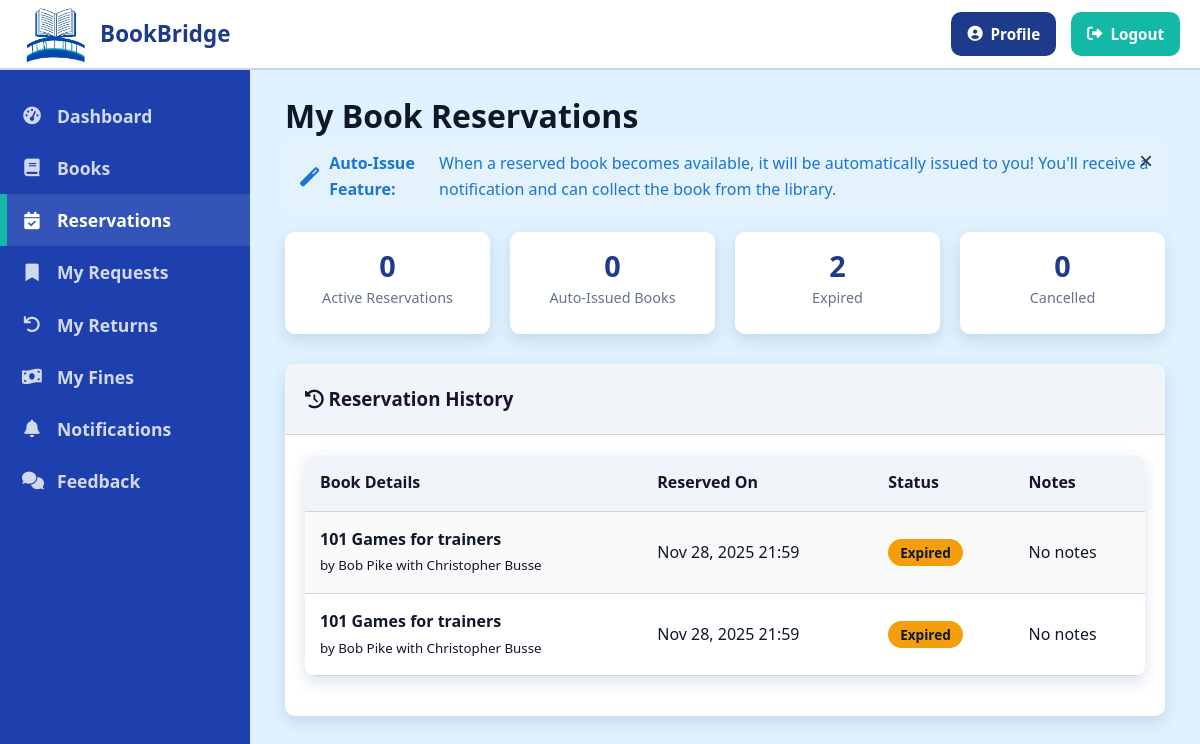
/student/reservations.php (signed in), run on the app's committed database.
### tables this page shows
CREATE TABLE `fulfilled_bookrequests` (
  `id` int(11) NOT NULL,
  `book_id` int(11) NOT NULL,
  `user_id` int(11) NOT NULL,
  `reservation_date` timestamp NOT NULL DEFAULT current_timestamp(),
  `status` enum('active','fulfilled','cancelled','expired') NOT NULL DEFAULT 'active',
  `priority_number` int(11) NOT NULL,
  `expires_at` datetime NOT NULL,
  `notified_at` datetime DEFAULT NULL,
  `notes` text DEFAULT NULL
);

CREATE TABLE `books` (
  `id` int(11) NOT NULL,
  `book_name` varchar(100) DEFAULT NULL,
  `author` varchar(100) DEFAULT NULL,
  `book_no` varchar(20) DEFAULT NULL,
  `publisher` varchar(100) DEFAULT NULL,
  `category` varchar(50) DEFAULT NULL,
  `available_quantity` int(11) NOT NULL DEFAULT 0,
  `total_quantity` int(11) NOT NULL DEFAULT 0,
  `created_at` timestamp NOT NULL DEFAULT current_timestamp(),
  `updated_at` timestamp NOT NULL DEFAULT current_timestamp() ON UPDATE current_timestamp()
);

### includes/functions.php (called while the page is built, shortened)
<?php
function getUserReservations($conn, $userId) {
    $stmt = $conn->prepare("
        SELECT r.*, b.book_name, b.author, b.available_quantity
        FROM fulfilled_bookrequests r
        JOIN books b ON r.book_id = b.id
        WHERE r.user_id = ?
        ORDER BY r.status ASC, r.priority_number ASC
    ");
    $stmt->bind_param("i", $userId);
    $stmt->execute();
    $result = $stmt->get_result();
    $reservations = array();
    while ($row = $result->fetch_assoc()) {
        $reservations[] = $row;
    }
    return $reservations;
}
    ?>

### student/reservations.php (the view, shortened to what this page needs)
<?php
include_once '../includes/header.php';
$userId = $_SESSION['user_id'];
$reservations = getUserReservations($conn, $userId);
$activeReservations = array_filter($reservations, function($res) { return $res['status'] == 'active'; });
$fulfilledReservations = array_filter($reservations, function($res) { return $res['status'] == 'fulfilled'; });
$expiredReservations = array_filter($reservations, function($res) { return $res['status'] == 'expired'; });
$cancelledReservations = array_filter($reservations, function($res) { return $res['status'] == 'cancelled'; });
?>
<div class="container">
    <h1 class="page-book_name">My Book Reservations</h1>
    <div class="alert alert-info mb-4">
        <i class="fas fa-magic"></i>
        <strong>Auto-Issue Feature:</strong> When a reserved book becomes available, it will be automatically issued to you!
        You'll receive a notification and can collect the book from the library.
    </div>
    <div class="stats-container mb-4">
        <div class="stat-card">
            <div class="stat-info">
                <div class="stat-number"><?php echo count($activeReservations); ?></div>
                <div class="stat-label">Active Reservations</div>
            </div>
        </div>
        <div class="stat-card">
            <div class="stat-info">
                <div class="stat-number"><?php echo count($fulfilledReservations); ?></div>
                <div class="stat-label">Auto-Issued Books</div>
            </div>
        </div>
        <div class="stat-card">
            <div class="stat-info">
                <div class="stat-number"><?php echo count($expiredReservations); ?></div>
                <div class="stat-label">Expired</div>
            </div>
        </div>
        <div class="stat-card">
            <div class="stat-info">
                <div class="stat-number"><?php echo count($cancelledReservations); ?></div>
                <div class="stat-label">Cancelled</div>
            </div>
        </div>
    </div>
    <?php if (count($expiredReservations) > 0 || count($cancelledReservations) > 0): ?>
    <div class="card">
        <div class="card-header">
            <h3><i class="fas fa-history text-muted"></i> Reservation History</h3>
        </div>
        <div class="card-body">
            <div class="table-container">
                <table class="table table-striped">
                    <thead>
                        <tr>
                            <th>Book Details</th>
                            <th>Reserved On</th>
                            <th>Status</th>
                            <th>Notes</th>
                        </tr>
                    </thead>
                    <tbody>
                        <?php foreach (array_merge($expiredReservations, $cancelledReservations) as $reservation): ?>
                            <tr>
                                <td>
                                    <strong><?php echo htmlspecialchars($reservation['book_name']); ?></strong><br>
                                    <small class="text-muted">by <?php echo htmlspecialchars($reservation['author']); ?></small>
                                </td>
                                <td><?php echo date('M d, Y H:i', strtotime($reservation['reservation_date'])); ?></td>
                                <td>
                                    <?php if ($reservation['status'] == 'expired'): ?>
                                        <span class="badge badge-warning">Expired</span>
                                    <?php else: ?>
                                        <span class="badge badge-secondary">Cancelled</span>
                                    <?php endif; ?>
                                </td>
                                <td>
                                    <?php if (!empty($reservation['notes'])): ?>
                                        <?php echo htmlspecialchars($reservation['notes']); ?>
                                    <?php else: ?>
                                        <span class="text-muted">No notes</span>
                                    <?php endif; ?>
                                </td>
                            </tr>
                        <?php endforeach; ?>
                    </tbody>
                </table>
            </div>
        </div>
    </div>
    <?php endif; ?>
</div>
<?php include_once '../includes/footer.php'; ?>

### css/style.css (style rules this page uses)
:root { --primary-color: #1E3A8A; --primary-light: #3B82F6; --primary-dark: #1E40AF; --secondary-color: #E0F2FE; --accent-color: #14B8A6; --success-color: #22C55E; --warning-color: #F59E0B; --danger-color: #EF4444; --text-color: #0F172A; --text-light: #64748B; --white: #FFFFFF; --gray-100: #F1F5F9; --gray-200: #E2E8F0; --gray-300: #CBD5E1; --gray-400: #94A3B8; --gray-500: #64748B; --border-radius: 10px; --box-shadow: 0 6px 16px rgba(30, 58, 138, 0.15); --transition: all 0.3s ease-in-out; }
* { margin: 0; padding: 0; box-sizing: border-box; }
body { font-family: 'Segoe UI', Tahoma, Geneva, Verdana, sans-serif; line-height: 1.6; color: var(--text-color); background-color: var(--secondary-color); }
.container { width: 100%; max-width: 1200px; margin: 0 auto; padding: 0 15px; }
.card { background-color: var(--white); border-radius: var(--border-radius); box-shadow: var(--box-shadow); margin-bottom: 20px; overflow: hidden; transition: var(--transition); }
.card-header { padding: 20px; border-bottom: 1px solid var(--gray-300); background-color: var(--gray-100); font-weight: 600; display: flex; justify-content: space-between; align-items: center; flex-wrap: wrap; gap: 10px; }
.card-body { padding: 20px; }
.table-container { overflow-x: auto; margin-bottom: 20px; background: var(--white); border-radius: var(--border-radius); box-shadow: var(--box-shadow); -webkit-overflow-scrolling: touch; }
.table { width: 100%; border-collapse: collapse; margin-bottom: 0; min-width: 600px; }
.table th, .table td { padding: 15px; text-align: left; border-bottom: 1px solid var(--gray-300); vertical-align: middle; }
.table th { background-color: var(--gray-100); font-weight: 600; color: var(--text-color); position: sticky; top: 0; z-index: 10; }
.table-striped tbody tr:nth-of-type(odd) { background-color: rgba(0, 0, 0, 0.02); }
.alert { padding: 15px 20px; margin-bottom: 20px; border-radius: var(--border-radius); display: flex; align-items: center; gap: 10px; }
.alert i { font-size: 1.2em; flex-shrink: 0; }
.badge { display: inline-flex; align-items: center; padding: 4px 12px; border-radius: 50px; font-size: 0.85em; font-weight: 600; line-height: 1.4; white-space: nowrap; }
.badge-warning { background-color: var(--warning-color); color: var(--text-color); }
.stats-container { display: grid; grid-template-columns: repeat(auto-fit, minmax(250px, 1fr)); gap: 20px; margin-bottom: 30px; }
.mb-4 { margin-bottom: 1.5rem; }
.stat-label { display: block; font-size: 0.9em; color: var(--text-light); margin-bottom: 5px; }
.alert { padding: 10px 15px; margin-bottom: 20px; border-radius: 4px; }

### css/dashboard.css (style rules this page uses)
.stats-container { display: grid; grid-template-columns: repeat(auto-fill, minmax(250px, 1fr)); gap: 20px; margin-bottom: 30px; }
.stat-card { background-color: var(--white); border-radius: var(--border-radius); box-shadow: var(--box-shadow); padding: 20px; display: flex; align-items: center; transition: var(--transition); }
.stat-info { flex: 1; }
.stat-number { font-size: 1.8em; font-weight: 700; margin-bottom: 5px; }
.stat-label { color: var(--text-light); font-size: 0.9em; }

### student/reservations.php (style rules this page uses)
.stats-container { display: grid; grid-template-columns: repeat(auto-fit, minmax(200px, 1fr)); gap: 20px; }
.stat-card { background: var(--white); padding: 20px; border-radius: var(--border-radius); box-shadow: var(--box-shadow); text-align: center; transition: var(--transition); }
.stat-number { font-size: 1.8em; font-weight: 700; color: var(--primary-color); line-height: 1; margin-bottom: 5px; }
.stat-label { color: var(--text-light); font-size: 0.9em; }
.alert-info { background-color: #e3f2fd; border-color: #2196f3; color: #1976d2; }

### data on the page
fulfilled_bookrequests: book.book_name "101 Games for trainers", book.author "Bob Pike with Christopher Busse", reservation_date "Nov 28, 2025 21:59", status "Expired", notes "No notes"
fulfilled_bookrequests: book.book_name "101 Games for trainers", book.author "Bob Pike with Christopher Busse", reservation_date "Nov 28, 2025 21:59", status "Expired", notes "No notes"

### other printed values
count($activeReservations) "0"
count($fulfilledReservations) "0"
count($expiredReservations) "2"
count($cancelledReservations) "0"
